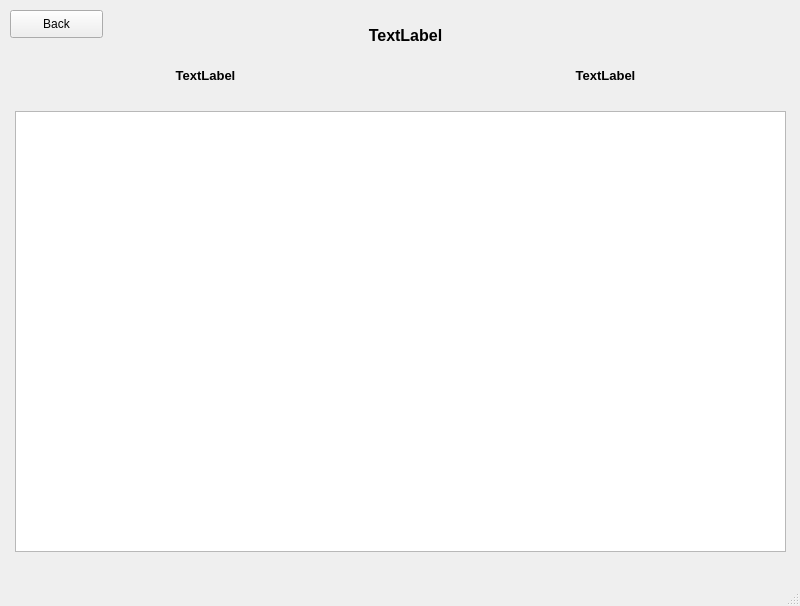
<?xml version="1.0" encoding="UTF-8"?>
<ui version="4.0">
 <class>Lyrics</class>
 <widget class="QMainWindow" name="Lyrics">
  <property name="geometry">
   <rect>
    <x>0</x>
    <y>0</y>
    <width>800</width>
    <height>606</height>
   </rect>
  </property>
  <property name="windowTitle">
   <string>Lyrics</string>
  </property>
  <widget class="QWidget" name="centralwidget">
   <widget class="QLabel" name="lblTitle">
    <property name="geometry">
     <rect>
      <x>110</x>
      <y>20</y>
      <width>591</width>
      <height>31</height>
     </rect>
    </property>
    <property name="font">
     <font>
      <pointsize>12</pointsize>
      <weight>75</weight>
      <bold>true</bold>
     </font>
    </property>
    <property name="layoutDirection">
     <enum>Qt::LeftToRight</enum>
    </property>
    <property name="text">
     <string>TextLabel</string>
    </property>
    <property name="alignment">
     <set>Qt::AlignCenter</set>
    </property>
   </widget>
   <widget class="QLabel" name="lblArtist">
    <property name="geometry">
     <rect>
      <x>20</x>
      <y>60</y>
      <width>371</width>
      <height>31</height>
     </rect>
    </property>
    <property name="font">
     <font>
      <pointsize>10</pointsize>
      <weight>75</weight>
      <bold>true</bold>
     </font>
    </property>
    <property name="layoutDirection">
     <enum>Qt::LeftToRight</enum>
    </property>
    <property name="text">
     <string>TextLabel</string>
    </property>
    <property name="alignment">
     <set>Qt::AlignCenter</set>
    </property>
   </widget>
   <widget class="QLabel" name="lblAlbum">
    <property name="geometry">
     <rect>
      <x>420</x>
      <y>60</y>
      <width>371</width>
      <height>31</height>
     </rect>
    </property>
    <property name="font">
     <font>
      <pointsize>10</pointsize>
      <weight>75</weight>
      <bold>true</bold>
     </font>
    </property>
    <property name="layoutDirection">
     <enum>Qt::LeftToRight</enum>
    </property>
    <property name="text">
     <string>TextLabel</string>
    </property>
    <property name="alignment">
     <set>Qt::AlignCenter</set>
    </property>
   </widget>
   <widget class="QListWidget" name="listLyrics">
    <property name="geometry">
     <rect>
      <x>15</x>
      <y>111</y>
      <width>771</width>
      <height>441</height>
     </rect>
    </property>
    <property name="verticalScrollMode">
     <enum>QAbstractItemView::ScrollPerPixel</enum>
    </property>
    <property name="horizontalScrollMode">
     <enum>QAbstractItemView::ScrollPerPixel</enum>
    </property>
   </widget>
   <widget class="QPushButton" name="btnBack">
    <property name="geometry">
     <rect>
      <x>10</x>
      <y>10</y>
      <width>93</width>
      <height>28</height>
     </rect>
    </property>
    <property name="text">
     <string>Back</string>
    </property>
   </widget>
  </widget>
  <widget class="QMenuBar" name="menubar">
   <property name="geometry">
    <rect>
     <x>0</x>
     <y>0</y>
     <width>800</width>
     <height>26</height>
    </rect>
   </property>
  </widget>
  <widget class="QStatusBar" name="statusbar"/>
 </widget>
 <resources/>
 <connections/>
</ui>
